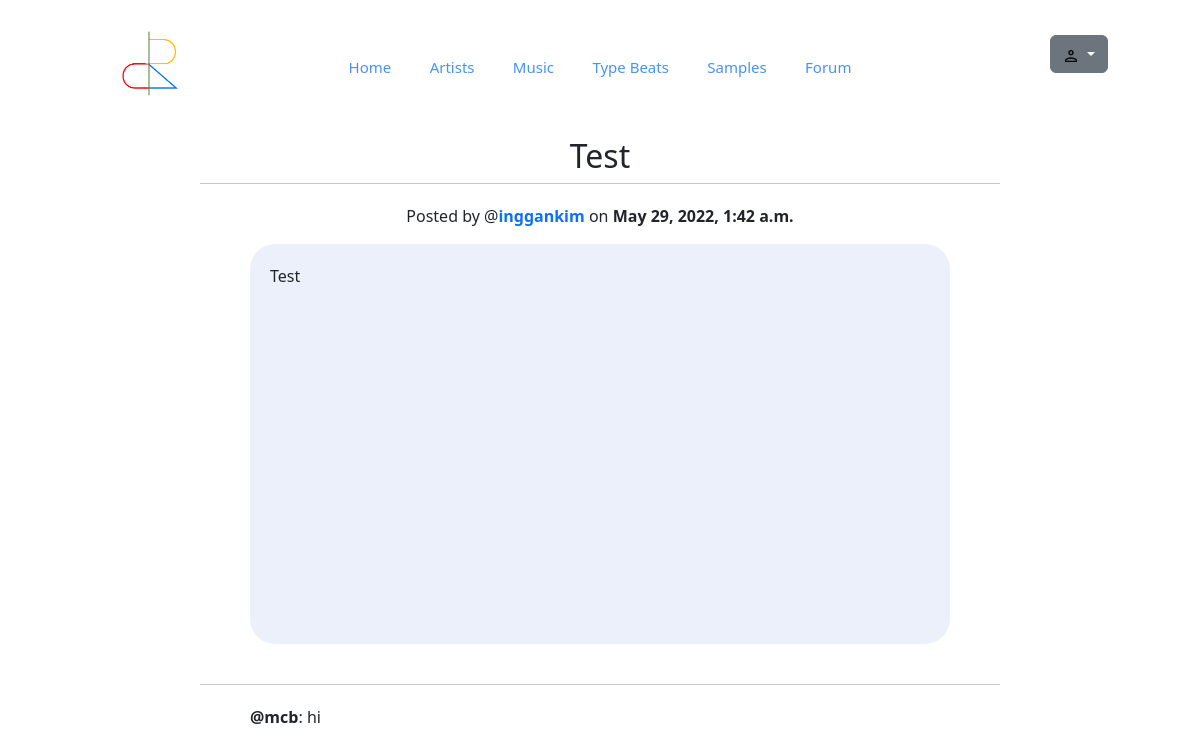
The app's page /ercf/post/37 with its own data.
### ercf/models.py (models this page shows, shortened)
class Post(models.Model):
    title = models.CharField(max_length=100)
    topic = models.ForeignKey(Topic, on_delete=models.SET_NULL, null=True)
    author = models.ForeignKey(User, on_delete=models.CASCADE)
    content = models.TextField(max_length=10000)
    date_posted = models.DateTimeField(auto_now_add=True)
    date_updated = models.DateTimeField(auto_now=True)
    author_identity = models.TextField()

class Review(models.Model):
    content = models.TextField(max_length=50)
    author = models.ForeignKey(User, on_delete=models.CASCADE)
    commenter = models.ForeignKey(User, on_delete=models.CASCADE, related_name="com")
    date_posted = models.DateTimeField(auto_now_add=True)
    approved = models.BooleanField(default=True)
    post_date = models.DateTimeField(auto_now_add=False, default="1111-11-11 11:11")
    post_title = models.TextField(default="")
    post_id = models.TextField(default="")

### ercf/views.py (the view, shortened to what this page needs)
# urls.py: path('post/<str:pk>', views.post, name='post'),
def post(request, pk):
    post = Post.objects.get(id=pk)
    form = ReviewForm()
    reviews = Review.objects.all().order_by("-id")
    context = {"form": form, "review_count": reviews.count(), "reviews": reviews, "form": form, "post": post}
    return render(request, 'ercf/post.html', context)

### ercf/templates/ercf/post.html (shortened to what this page needs)
{% extends "ercf/layout.html" %}
{% load static %}
{% block body %}
<div style="margin-top:-80px;">
    <h2 style="text-align: center;">{{post.title}}</h2>
    <hr style="margin: auto auto; width: 800px;">
    <div class="description">
        <p>Posted by @<a href="{% url 'ercf:view_user' post.author_identity %}"><b>{{post.author}}</b></a> on <b>{{post.date_posted}}</b></p>
    </div>
    <div class="content">
        <p>{{post.content}}</p>
    </div>
<br/>
    <div class="comment">
        <div>
            {% for review in reviews %}
                {% if review.post_date == post.date_posted %}
                <p style="width:80%;">
                    <hr style="width: 800px; ">
                    <div style="text-align: left; width: 700px; margin-left: auto; margin-right: auto;">
                        <b>@{{ review.commenter }}</b>: {{ review.content }}
                    </div>
                </p>
                {% endif %}
            {% endfor %}
        </div>
    </div>
</div>
{% endblock %}

### ercf/templates/ercf/navbar.html (style rules this page uses)
a { text-decoration: none; }

### ercf/templates/ercf/post.html (style rules this page uses)
.description p { margin-right: 50px; margin-left: 50px; text-align: center; }
hr { margin: auto auto; padding: 10px; width: 800px; }
.content p { padding: 20px; text-align:left; }
.content { background: rgb(235, 240, 250); width: 700px; height: 400px; margin: auto auto; border-radius: 25px; }

### records on screen
Post: title "Test", author "inggankim", date_posted "May 29, 2022, 1:42 a.m.", content "Test"
Review: commenter "mcb", content "hi"
